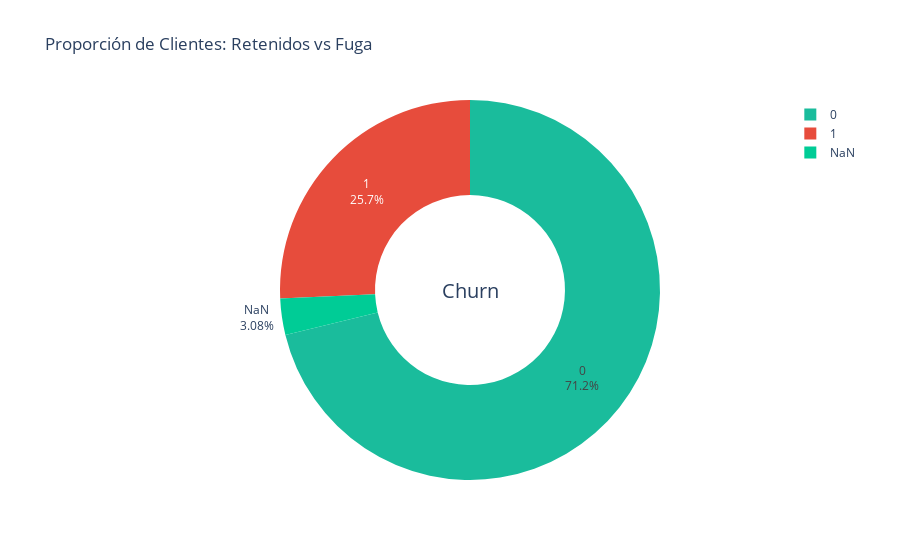

The cell this chart's notebook holds for it:
### Markdown cell above
## Distribución de evasión

### Code cell
fig_pie = px.pie(df, names='Abandono', 
                 title='Proporción de Clientes: Retenidos vs Fuga',
                 color='Abandono',
                 color_discrete_map={0: COLORES['Secundario'], 1: COLORES['Alerta']},
                 hole=0.5)

fig_pie.update_traces(textinfo='percent+label')
fig_pie.update_layout(
    annotations=[dict(text='Churn', x=0.5, y=0.5, font_size=20, showarrow=False)]
)

fig_pie.show()

### Figure 1 — Plotly figure (JSON) as saved in the notebook; plotly's stock layout.template omitted (floating-point values rounded to 4 significant figures; data arrays with more than 128 entries replaced by an {"elided": "..."} marker saying what was removed)
{"data": [{"customdata": {"elided": "7267x1 float values"}, "domain": {"x": [0, 1], "y": [0, 1]}, "hole": 0.5, "hovertemplate": "Abandono=%{customdata[0]}<extra></extra>", "labels": {"elided": "7267 float values"}, "legendgroup": "", "marker": {"colors": {"elided": "7267 str values"}}, "name": "", "showlegend": true, "textinfo": "percent+label", "type": "pie"}], "layout": {"annotations": [{"font": {"size": 20}, "showarrow": false, "text": "Churn", "x": 0.5, "y": 0.5}], "legend": {"tracegroupgap": 0}, "title": {"text": "Proporción de Clientes: Retenidos vs Fuga"}}}
